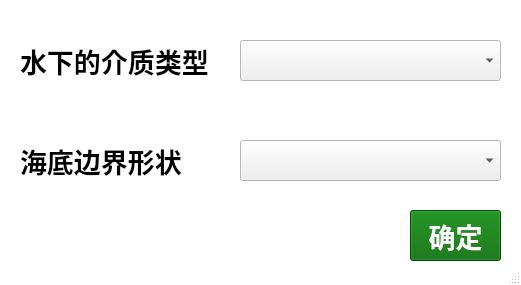
<?xml version="1.0" encoding="UTF-8"?>
<ui version="4.0">
 <class>simulation</class>
 <widget class="QMainWindow" name="simulation">
  <property name="geometry">
   <rect>
    <x>0</x>
    <y>0</y>
    <width>521</width>
    <height>285</height>
   </rect>
  </property>
  <property name="palette">
   <palette>
    <active>
     <colorrole role="Base">
      <brush brushstyle="SolidPattern">
       <color alpha="255">
        <red>255</red>
        <green>255</green>
        <blue>255</blue>
       </color>
      </brush>
     </colorrole>
     <colorrole role="Window">
      <brush brushstyle="SolidPattern">
       <color alpha="255">
        <red>255</red>
        <green>255</green>
        <blue>255</blue>
       </color>
      </brush>
     </colorrole>
    </active>
    <inactive>
     <colorrole role="Base">
      <brush brushstyle="SolidPattern">
       <color alpha="255">
        <red>255</red>
        <green>255</green>
        <blue>255</blue>
       </color>
      </brush>
     </colorrole>
     <colorrole role="Window">
      <brush brushstyle="SolidPattern">
       <color alpha="255">
        <red>255</red>
        <green>255</green>
        <blue>255</blue>
       </color>
      </brush>
     </colorrole>
    </inactive>
    <disabled>
     <colorrole role="Base">
      <brush brushstyle="SolidPattern">
       <color alpha="255">
        <red>255</red>
        <green>255</green>
        <blue>255</blue>
       </color>
      </brush>
     </colorrole>
     <colorrole role="Window">
      <brush brushstyle="SolidPattern">
       <color alpha="255">
        <red>255</red>
        <green>255</green>
        <blue>255</blue>
       </color>
      </brush>
     </colorrole>
    </disabled>
   </palette>
  </property>
  <property name="windowTitle">
   <string>水下环境配置</string>
  </property>
  <widget class="QWidget" name="centralwidget">
   <widget class="QLabel" name="label_5">
    <property name="geometry">
     <rect>
      <x>20</x>
      <y>30</y>
      <width>201</width>
      <height>61</height>
     </rect>
    </property>
    <property name="font">
     <font>
      <family>阿里巴巴普惠体</family>
      <pointsize>20</pointsize>
      <weight>75</weight>
      <bold>true</bold>
     </font>
    </property>
    <property name="text">
     <string>水下的介质类型</string>
    </property>
   </widget>
   <widget class="QComboBox" name="comboBox">
    <property name="geometry">
     <rect>
      <x>240</x>
      <y>40</y>
      <width>261</width>
      <height>41</height>
     </rect>
    </property>
    <property name="font">
     <font>
      <family>阿里巴巴普惠体</family>
      <pointsize>20</pointsize>
      <weight>75</weight>
      <bold>true</bold>
     </font>
    </property>
   </widget>
   <widget class="QComboBox" name="comboBox_2">
    <property name="geometry">
     <rect>
      <x>240</x>
      <y>140</y>
      <width>261</width>
      <height>41</height>
     </rect>
    </property>
    <property name="font">
     <font>
      <family>阿里巴巴普惠体</family>
      <pointsize>20</pointsize>
      <weight>75</weight>
      <bold>true</bold>
     </font>
    </property>
   </widget>
   <widget class="QLabel" name="label_6">
    <property name="geometry">
     <rect>
      <x>20</x>
      <y>130</y>
      <width>201</width>
      <height>61</height>
     </rect>
    </property>
    <property name="font">
     <font>
      <family>阿里巴巴普惠体</family>
      <pointsize>20</pointsize>
      <weight>75</weight>
      <bold>true</bold>
     </font>
    </property>
    <property name="text">
     <string>海底边界形状</string>
    </property>
   </widget>
   <widget class="QPushButton" name="StartScriptButton_4">
    <property name="geometry">
     <rect>
      <x>410</x>
      <y>210</y>
      <width>91</width>
      <height>51</height>
     </rect>
    </property>
    <property name="sizePolicy">
     <sizepolicy hsizetype="Fixed" vsizetype="Fixed">
      <horstretch>0</horstretch>
      <verstretch>0</verstretch>
     </sizepolicy>
    </property>
    <property name="palette">
     <palette>
      <active>
       <colorrole role="Button">
        <brush brushstyle="SolidPattern">
         <color alpha="255">
          <red>0</red>
          <green>104</green>
          <blue>0</blue>
         </color>
        </brush>
       </colorrole>
       <colorrole role="ButtonText">
        <brush brushstyle="SolidPattern">
         <color alpha="255">
          <red>255</red>
          <green>255</green>
          <blue>255</blue>
         </color>
        </brush>
       </colorrole>
       <colorrole role="Base">
        <brush brushstyle="SolidPattern">
         <color alpha="255">
          <red>0</red>
          <green>104</green>
          <blue>0</blue>
         </color>
        </brush>
       </colorrole>
       <colorrole role="Window">
        <brush brushstyle="SolidPattern">
         <color alpha="255">
          <red>0</red>
          <green>104</green>
          <blue>0</blue>
         </color>
        </brush>
       </colorrole>
      </active>
      <inactive>
       <colorrole role="Button">
        <brush brushstyle="SolidPattern">
         <color alpha="255">
          <red>0</red>
          <green>104</green>
          <blue>0</blue>
         </color>
        </brush>
       </colorrole>
       <colorrole role="ButtonText">
        <brush brushstyle="SolidPattern">
         <color alpha="255">
          <red>255</red>
          <green>255</green>
          <blue>255</blue>
         </color>
        </brush>
       </colorrole>
       <colorrole role="Base">
        <brush brushstyle="SolidPattern">
         <color alpha="255">
          <red>0</red>
          <green>104</green>
          <blue>0</blue>
         </color>
        </brush>
       </colorrole>
       <colorrole role="Window">
        <brush brushstyle="SolidPattern">
         <color alpha="255">
          <red>0</red>
          <green>104</green>
          <blue>0</blue>
         </color>
        </brush>
       </colorrole>
      </inactive>
      <disabled>
       <colorrole role="Button">
        <brush brushstyle="SolidPattern">
         <color alpha="255">
          <red>0</red>
          <green>104</green>
          <blue>0</blue>
         </color>
        </brush>
       </colorrole>
       <colorrole role="ButtonText">
        <brush brushstyle="SolidPattern">
         <color alpha="255">
          <red>120</red>
          <green>120</green>
          <blue>120</blue>
         </color>
        </brush>
       </colorrole>
       <colorrole role="Base">
        <brush brushstyle="SolidPattern">
         <color alpha="255">
          <red>0</red>
          <green>104</green>
          <blue>0</blue>
         </color>
        </brush>
       </colorrole>
       <colorrole role="Window">
        <brush brushstyle="SolidPattern">
         <color alpha="255">
          <red>0</red>
          <green>104</green>
          <blue>0</blue>
         </color>
        </brush>
       </colorrole>
      </disabled>
     </palette>
    </property>
    <property name="font">
     <font>
      <family>阿里巴巴普惠体</family>
      <pointsize>20</pointsize>
      <weight>75</weight>
      <bold>true</bold>
     </font>
    </property>
    <property name="styleSheet">
     <string notr="true">background-color: rgb(0, 104, 0);</string>
    </property>
    <property name="text">
     <string>确定</string>
    </property>
   </widget>
  </widget>
  <widget class="QMenuBar" name="menubar">
   <property name="geometry">
    <rect>
     <x>0</x>
     <y>0</y>
     <width>521</width>
     <height>23</height>
    </rect>
   </property>
  </widget>
  <widget class="QStatusBar" name="statusbar"/>
 </widget>
 <resources/>
 <connections/>
</ui>
